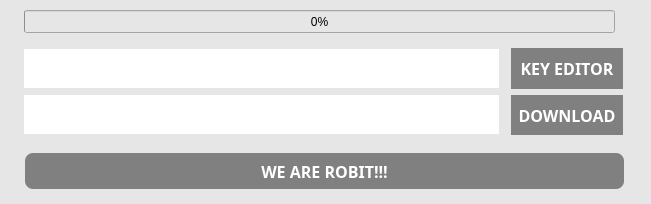
   <widget class="QWidget" name="boot_popup" native="true">
    <property name="geometry">
     <rect>
      <x>2600</x>
      <y>10</y>
      <width>651</width>
      <height>204</height>
     </rect>
    </property>
    <property name="styleSheet">
     <string notr="true">background-color : rgb(230,230,230);</string>
    </property>
    <widget class="QPushButton" name="pb_boot">
     <property name="geometry">
      <rect>
       <x>25</x>
       <y>153</y>
       <width>599</width>
       <height>36</height>
      </rect>
     </property>
     <property name="font">
      <font>
       <family>TakaoPGothic</family>
       <pointsize>12</pointsize>
       <weight>75</weight>
       <bold>true</bold>
      </font>
     </property>
     <property name="styleSheet">
      <string notr="true">QPushButton{
	background-color: grey;
    border-radius: 8px;
	color: white
   }</string>
     </property>
     <property name="text">
      <string>WE ARE ROBIT!!!</string>
     </property>
    </widget>
    <widget class="QLineEdit" name="le_keyeditor">
     <property name="geometry">
      <rect>
       <x>24</x>
       <y>49</y>
       <width>475</width>
       <height>39</height>
      </rect>
     </property>
     <property name="styleSheet">
      <string notr="true">background-color: white;
border: none;
</string>
     </property>
    </widget>
    <widget class="QLineEdit" name="le_download">
     <property name="geometry">
      <rect>
       <x>24</x>
       <y>95</y>
       <width>475</width>
       <height>39</height>
      </rect>
     </property>
     <property name="styleSheet">
      <string notr="true">background-color: white;
border: none;
</string>
     </property>
     <property name="readOnly">
      <bool>true</bool>
     </property>
    </widget>
    <widget class="QPushButton" name="pb_keyeditor">
     <property name="geometry">
      <rect>
       <x>511</x>
       <y>48</y>
       <width>112</width>
       <height>41</height>
      </rect>
     </property>
     <property name="font">
      <font>
       <family>TakaoPGothic</family>
       <pointsize>12</pointsize>
       <weight>75</weight>
       <bold>true</bold>
      </font>
     </property>
     <property name="styleSheet">
      <string notr="true">QPushButton{
	background-color: grey;
    border-radius: 0px;
	color: white
   }</string>
     </property>
     <property name="text">
      <string>KEY EDITOR</string>
     </property>
    </widget>
    <widget class="QPushButton" name="pb_download">
     <property name="geometry">
      <rect>
       <x>511</x>
       <y>95</y>
       <width>112</width>
       <height>40</height>
      </rect>
     </property>
     <property name="font">
      <font>
       <family>TakaoPGothic</family>
       <pointsize>12</pointsize>
       <weight>75</weight>
       <bold>true</bold>
      </font>
     </property>
     <property name="styleSheet">
      <string notr="true">QPushButton{
	background-color: grey;
    border-radius: 0px;
	color: white
   }</string>
     </property>
     <property name="text">
      <string>DOWNLOAD</string>
     </property>
    </widget>
    <widget class="QProgressBar" name="progressBar">
     <property name="geometry">
      <rect>
       <x>24</x>
       <y>10</y>
       <width>591</width>
       <height>23</height>
      </rect>
     </property>
     <property name="value">
      <number>0</number>
     </property>
    </widget>
   </widget>
